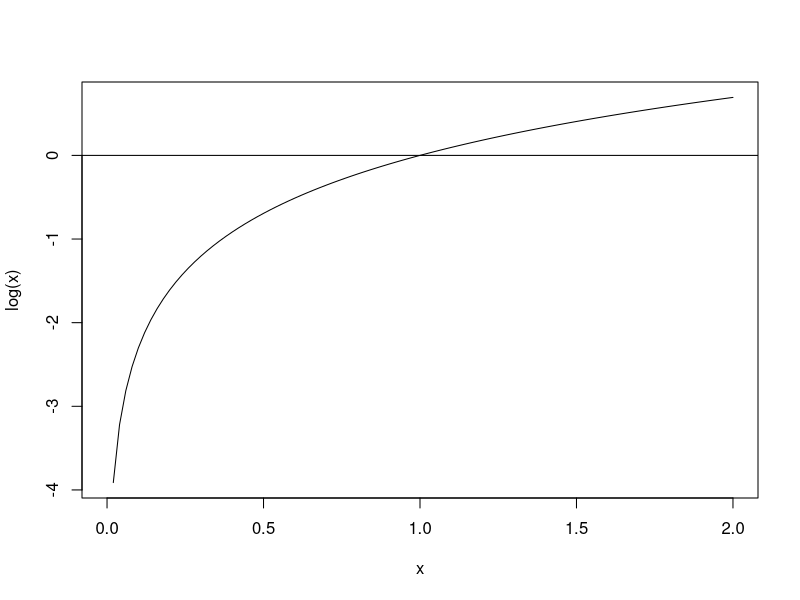

Source code (R):
## ---- chunk 1
knitr::opts_chunk$set(echo = TRUE)
## ---- chunk 2
#Everything between these marks will be evaluated in the R console
curve(log, from = 0, to = 2)
abline(h = 0)
